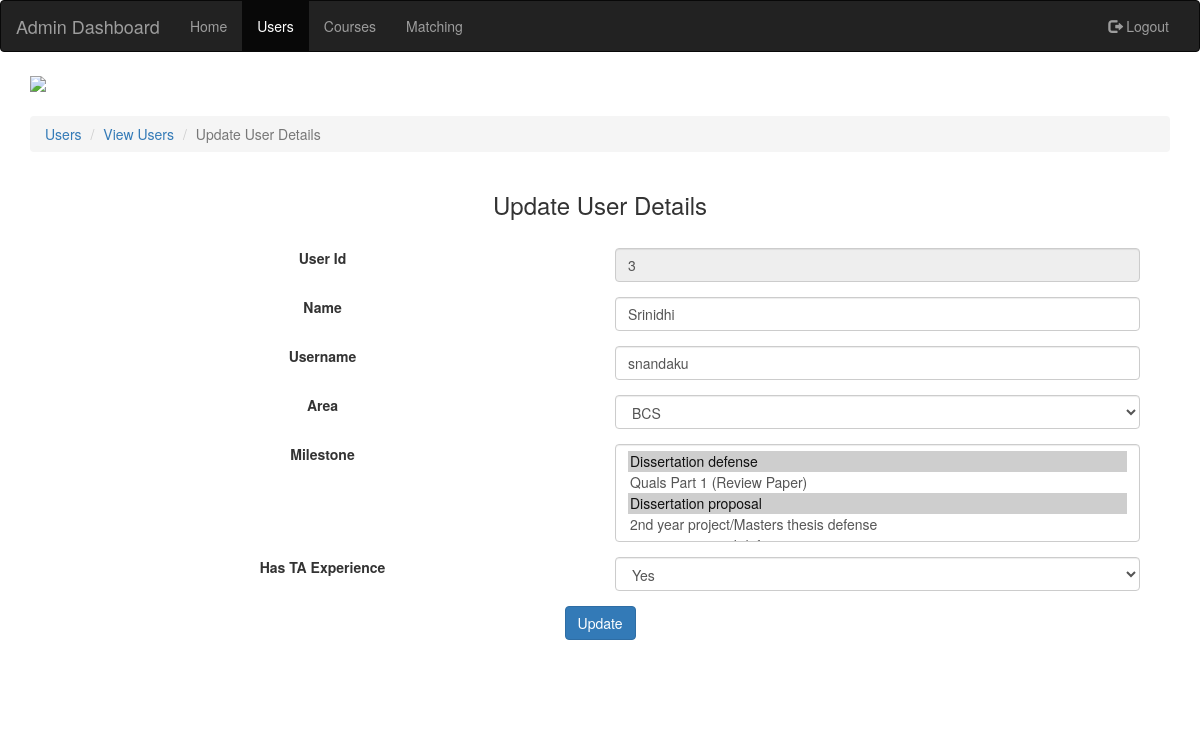
Screenshot of /php/admin-update-user-details.php?user_id=3 with the database file from the repository.
### tables this page shows
CREATE TABLE IF NOT EXISTS `User` (
  `User_Id` int(11) NOT NULL AUTO_INCREMENT,
  `Name` varchar(250) NOT NULL,
  `Username` varchar(250) NOT NULL,
  `Password` varchar(250) NOT NULL,
  `IsAdmin` tinyint(1) NOT NULL,
  PRIMARY KEY (`User_Id`)
);

CREATE TABLE IF NOT EXISTS `TA` (
  `TA_Id` int(11) NOT NULL AUTO_INCREMENT,
  `User_Id` int(11) NOT NULL,
  `Area` varchar(250) NOT NULL,
  `Previous_Courses_Taught` varchar(250) NOT NULL,
  `Course_Taught_Last_Semester` int(11) NOT NULL,
  `Happy_With_Last_Course_Taught` tinyint(1) NOT NULL,
  `Has_TA_Experience` tinyint(1) NOT NULL,
  `Has_TA_Experience_For_Number_Of_Semester` int(11) NOT NULL,
  `Milestones_Id` varchar(250) NOT NULL,
  `IsActive` int(11) NOT NULL,
  PRIMARY KEY (`TA_Id`)
);

### php/admin-update-user-details.php (the view, shortened to what this page needs)
<?php
	include('dbConnect.php');
	if (isset($_GET['user_id']))
	{
		$userId=$_GET['user_id'];
		$sql1 = "SELECT * FROM `User` WHERE User_Id ='$userId'";
		$result1 = mysqli_query($conn,$sql1);
		$row1 = mysqli_fetch_array($result1);
		$sql2 = "SELECT * FROM `TA` WHERE User_Id ='$userId'";
		$result2 = mysqli_query($conn,$sql2);
		$row2 = mysqli_fetch_array($result2);
	}
	else
	{
		echo "<script> alert('No userid');</script>";
		echo '<META HTTP-EQUIV="Refresh" Content="0; URL=admin-view-users.php">';
	}
?>
<!DOCTYPE HTML>
<html>
	<head>
		<link href="https://maxcdn.bootstrapcdn.com/bootstrap/3.3.7/css/bootstrap.min.css" rel="stylesheet">
		<link href="../css/admin.css" type="text/css" rel="stylesheet">
	</head>
	<body>
	<nav class="navbar navbar-inverse">
	  <div class="container-fluid">
	    <div class="navbar-header">
	      <a class="navbar-brand" href="../html/admin.html">Admin Dashboard</a>
	    </div>
	    <div class="collapse navbar-collapse" id="myNavbar">
	      <ul class="nav navbar-nav">
		<li><a href="../html/admin.html">Home</a></li>
		<li class="active"><a href="../html/admin-users.html">Users</a></li>
		<li><a href="../html/admin-courses.html">Courses</a></li>
		<li><a href="../html/admin-matching.html">Matching</a></li>
	      </ul>
	      <ul class="nav navbar-nav navbar-right">
		<li><a href="logout.php"><span class="glyphicon glyphicon-log-out"></span> Logout</a></li>
	      </ul>
	    </div>
	  </div>
	</nav>
	<div class="container">
		<div class="row">
			<div class="col-lg-12 col-md-12 col-xs-12 col-sm-12">
				<img src="../images/uscheader.png" style="width: 100%;"></img>
			</div>
			<div class="col-lg-12 col-md-12 col-xs-12 col-sm-12" style="margin-top: 2%;">
				<ol class="breadcrumb">
				  <li><a href="../html/admin-users.html">Users</a></li>
				  <li><a href="admin-view-users.php">View Users</a></li>
				  <li class="active">Update User Details</li>
				</ol>
			</div>
			<div class="container">
			<div class="col-lg-12 col-md-12 col-xs-12 col-sm-12">
				<center><h3>Update User Details</h3><center><br>
				<form method="post" action="admin-update-user-details-courses.php?user_id=<?php echo $userId;?>">
				  <div class="form-row">
				    <div class="form-group col-lg-6 col-sm-6 col-xs-6 col-md-6"><label for="User_Id">User Id</label></div>
				    <div class="form-group col-lg-6 col-sm-6 col-xs-6 col-md-6"><input required type="number" disabled class="form-control" value="<?php echo $userId;?>" name="User_Id" id="User_Id" placeholder="User Id"></div>
				  </div>
				  <div class="form-row">
				    <div class="form-group col-lg-6 col-sm-6 col-xs-6 col-md-6"><label for="name">Name</label></div>
				    <div class="form-group col-lg-6 col-sm-6 col-xs-6 col-md-6"><input required type="text" class="form-control" id="name" placeholder="Name" name="Name" value="<?php echo $row1['Name'];?>"></div>
				  </div>
				  <div class="form-row">
				    <div class="form-group col-lg-6 col-sm-6 col-xs-6 col-md-6"><label for="username">Username</label></div>
				    <div class="form-group col-lg-6 col-sm-6 col-xs-6 col-md-6"><input required type="text" class="form-control" id="username" placeholder="Username" name="Username" value="<?php echo $row1['Username'];?>"></div>
				  </div>
				  <div class="form-row">
				    <div class="form-group col-lg-6 col-sm-6 col-xs-6 col-md-6"><label for="area">Area</label></div>
				    <div class="form-group col-lg-6 col-sm-6 col-xs-6 col-md-6"><select required class="form-control"name="Area" id="area">
				    	<option>BCS</option>
				    </select></div>
				  </div>
				  <div class="form-row">
				    <div class="form-group col-lg-6 col-sm-6 col-xs-6 col-md-6">
				    	<label for="milestones">Milestone</label>
				    </div>
				    <div class="form-group col-lg-6 col-sm-6 col-xs-6 col-md-6">
				    	<select required class="form-control"  id="milestones" name="milestones[]" multiple="multiple">
				    	<?php
				    		$sql3 = "SELECT * FROM `Milestones`";
				    		$result3 = mysqli_query($conn,$sql3);
				    		$milestones_string=$row2['Milestones_Id'];
				    		$milestones=explode(",",$milestones_string);
				    		while($row1 = mysqli_fetch_array($result3))
						{
							if(in_array($row1['Milestone_Id'],$milestones))
							{
								echo "<option selected value=".$row1['Milestone_Id'].">".$row1['Milestone_Name']."</option>";
							}
							else
							{
								echo "<option value=".$row1['Milestone_Id'].">".$row1['Milestone_Name']."</option>";
							}
						}
				    	?>
					</select>
				   </div>
				  <div class="form-row">
				    <div class="form-group col-lg-6 col-sm-6 col-xs-6 col-md-6"><label for="hasTAexp">Has TA Experience</label></div>
				    <div class="form-group col-lg-6 col-sm-6 col-xs-6 col-md-6">
				    	<select required class="form-control" id="hasTAexp" name="hasTAexp">
				    	<?php
				    		if($row2['Has_TA_Experience']==1)
				    		{
				    			echo "<option select='selected' name='Yes'>Yes</option><option name='No'>No</option>";
				    		}
				    		else
				    		{
				    			echo "<option select='selected' name='No'>No</option><option name='Yes'>Yes</option>";
				    		}
				    	?>
					</select>
				   </div>
				   <br>
				  <input type="submit" name="submit" class="btn btn-primary" value="Update"></input>
				</form>
				<br><br><br>
			</div>
			</div>
			<div class="col-lg-12 col-md-12 col-xs-12 col-sm-12" style="margin-top: 2%;">
			</div>
		</div>
	</div>
	</body>
</html>

### rows the page displays
user: Name "Srinidhi", Username "snandaku"
ta: hasTAexp "Yes"

### other values shown
form field value "Dissertation defense ☑ / Quals Part 1 (Review Paper) / Dissertation proposal ☑ / 2nd year project/Masters thesis defense"
